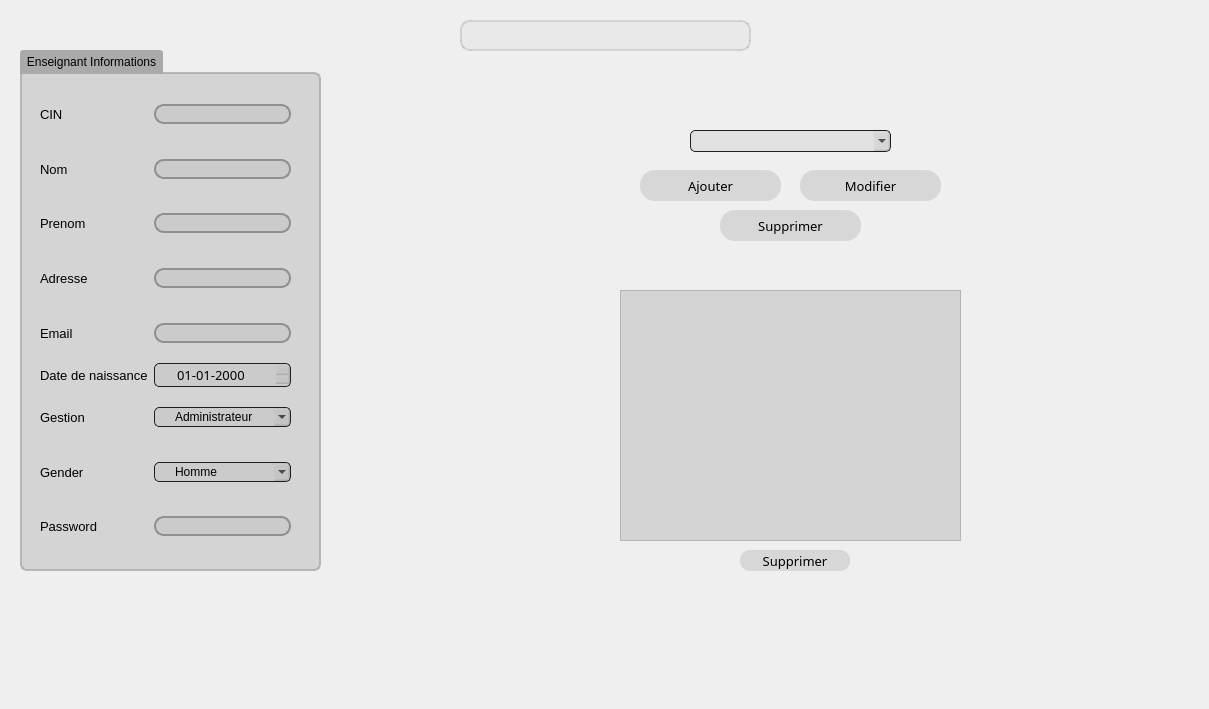
      <widget class="QWidget" name="GestionEns">
       <attribute name="title">
        <string>Gestion</string>
       </attribute>
       <widget class="QGroupBox" name="Enseignant_Infos">
        <property name="geometry">
         <rect>
          <x>20</x>
          <y>50</y>
          <width>301</width>
          <height>521</height>
         </rect>
        </property>
        <property name="styleSheet">
         <string notr="true">QGroupBox {
	background: rgba(170, 170, 170, 100); 
    border: 2px solid;
	border-top-right-radius: 7px;
	border-bottom-right-radius: 7px;
	border-bottom-left-radius: 7px;
    border-color: rgba(170, 170, 170, 200);
    margin-top: 22px;
}
QGroupBox::title  {
    background-color: rgb(170, 170, 170);
    subcontrol-origin: margin;
    subcontrol-position: top left;
    padding: 5px;
	border-top-left-radius: 3px;
	border-top-right-radius: 3px;
}</string>
        </property>
        <property name="title">
         <string>Enseignant Informations</string>
        </property>
        <widget class="QWidget" name="layoutWidget">
         <property name="geometry">
          <rect>
           <x>20</x>
           <y>40</y>
           <width>251</width>
           <height>461</height>
          </rect>
         </property>
         <layout class="QGridLayout" name="Labels_Lines">
          <item row="11" column="1" rowspan="2" colspan="2">
           <widget class="QComboBox" name="Ens_combo_Gestion">
            <property name="styleSheet">
             <string notr="true">QComboBox
{
    subcontrol-origin: padding;
    subcontrol-position: top right;
    selection-background-color: #111;
    selection-color: yellow;
    color: black;
    background-color: rgba(170, 170, 170, 50);
    border-style: solid;
    border: 1px solid #1e1e1e;
    border-radius: 5;
    padding: 1px 0px 1px 20px;
}</string>
            </property>
            <item>
             <property name="text">
              <string>Administrateur</string>
             </property>
            </item>
            <item>
             <property name="text">
              <string>Enseignants</string>
             </property>
            </item>
            <item>
             <property name="text">
              <string>Elèves</string>
             </property>
            </item>
            <item>
             <property name="text">
              <string>Etablissements</string>
             </property>
            </item>
            <item>
             <property name="text">
              <string>Activités</string>
             </property>
            </item>
           </widget>
          </item>
          <item row="2" column="0" rowspan="2">
           <widget class="QLabel" name="Ens_label_Nom">
            <property name="font">
             <font>
              <family>Arial</family>
              <pointsize>10</pointsize>
             </font>
            </property>
            <property name="styleSheet">
             <string notr="true"/>
            </property>
            <property name="text">
             <string>Nom</string>
            </property>
            <property name="alignment">
             <set>Qt::AlignLeading|Qt::AlignLeft|Qt::AlignVCenter</set>
            </property>
           </widget>
          </item>
          <item row="10" column="0">
           <widget class="QLabel" name="Ens_label_DDN">
            <property name="font">
             <font>
              <family>Arial</family>
              <pointsize>10</pointsize>
             </font>
            </property>
            <property name="styleSheet">
             <string notr="true"/>
            </property>
            <property name="text">
             <string>Date de naissance</string>
            </property>
            <property name="alignment">
             <set>Qt::AlignLeading|Qt::AlignLeft|Qt::AlignVCenter</set>
            </property>
           </widget>
          </item>
          <item row="6" column="1" rowspan="2" colspan="2">
           <widget class="QLineEdit" name="Ens_line_Adresse">
            <property name="styleSheet">
             <string notr="true">QLineEdit {
	background-color: rgba(170, 170, 170, 50);
		border: 2px solid rgb(143, 143, 143);
			border-radius: 10px;
}
QLineEdit:hover {
	background-color: rgba(170, 170, 170, 50);
		border: 2px solid rgb(77, 77, 77);
			border-radius: 10px;
}</string>
            </property>
           </widget>
          </item>
          <item row="15" column="1" rowspan="2" colspan="2">
           <widget class="QLineEdit" name="Ens_line_Password">
            <property name="styleSheet">
             <string notr="true">QLineEdit {
	background-color: rgba(170, 170, 170, 50);
		border: 2px solid rgb(143, 143, 143);
			border-radius: 10px;
}
QLineEdit:hover {
	background-color: rgba(170, 170, 170, 50);
		border: 2px solid rgb(77, 77, 77);
			border-radius: 10px;
}</string>
            </property>
            <property name="text">
             <string/>
            </property>
           </widget>
          </item>
          <item row="2" column="1" rowspan="2" colspan="2">
           <widget class="QLineEdit" name="Ens_line_Nom">
            <property name="styleSheet">
             <string notr="true">QLineEdit {
	background-color: rgba(170, 170, 170, 50);
		border: 2px solid rgb(143, 143, 143);
			border-radius: 10px;
}
QLineEdit:hover {
	background-color: rgba(170, 170, 170, 50);
		border: 2px solid rgb(77, 77, 77);
			border-radius: 10px;
}</string>
            </property>
           </widget>
          </item>
          <item row="0" column="1" rowspan="2" colspan="2">
           <widget class="QLineEdit" name="Ens_line_CIN">
            <property name="styleSheet">
             <string notr="true">QLineEdit {
	background-color: rgba(170, 170, 170, 50);
		border: 2px solid rgb(143, 143, 143);
			border-radius: 10px;
}
QLineEdit:hover {
	background-color: rgba(170, 170, 170, 50);
		border: 2px solid rgb(77, 77, 77);
			border-radius: 10px;
}</string>
            </property>
           </widget>
          </item>
          <item row="10" column="1" colspan="2">
           <widget class="QDateEdit" name="Ens_date_DDN">
            <property name="font">
             <font>
              <family>Montserrat Medium</family>
              <pointsize>10</pointsize>
             </font>
            </property>
            <property name="styleSheet">
             <string notr="true">QDateEdit
{
    subcontrol-origin: padding;
    subcontrol-position: top right;
    selection-background-color: #111;
    selection-color: yellow;
    color: black;
    background-color: rgba(170, 170, 170, 50);
    border-style: solid;
    border: 1px solid #1e1e1e;
    border-radius: 5;
    padding: 1px 0px 1px 20px;
}
</string>
            </property>
            <property name="alignment">
             <set>Qt::AlignLeading|Qt::AlignLeft|Qt::AlignVCenter</set>
            </property>
            <property name="displayFormat">
             <string>dd-MM-yyyy</string>
            </property>
           </widget>
          </item>
          <item row="13" column="0" rowspan="2">
           <widget class="QLabel" name="Ens_label_Gender">
            <property name="font">
             <font>
              <family>Arial</family>
              <pointsize>10</pointsize>
             </font>
            </property>
            <property name="styleSheet">
             <string notr="true"/>
            </property>
            <property name="text">
             <string>Gender</string>
            </property>
            <property name="alignment">
             <set>Qt::AlignLeading|Qt::AlignLeft|Qt::AlignVCenter</set>
            </property>
           </widget>
          </item>
          <item row="15" column="0" rowspan="2">
           <widget class="QLabel" name="Ens_label_Password">
            <property name="font">
             <font>
              <family>Arial</family>
              <pointsize>10</pointsize>
             </font>
            </property>
            <property name="styleSheet">
             <string notr="true"/>
            </property>
            <property name="text">
             <string>Password</string>
            </property>
            <property name="alignment">
             <set>Qt::AlignLeading|Qt::AlignLeft|Qt::AlignVCenter</set>
            </property>
           </widget>
          </item>
          <item row="4" column="1" rowspan="2" colspan="2">
           <widget class="QLineEdit" name="Ens_line_Prenom">
            <property name="styleSheet">
             <string notr="true">QLineEdit {
	background-color: rgba(170, 170, 170, 50);
		border: 2px solid rgb(143, 143, 143);
			border-radius: 10px;
}
QLineEdit:hover {
	background-color: rgba(170, 170, 170, 50);
		border: 2px solid rgb(77, 77, 77);
			border-radius: 10px;
}</string>
            </property>
           </widget>
          </item>
          <item row="4" column="0" rowspan="2">
           <widget class="QLabel" name="Ens_label_Prenom">
            <property name="font">
             <font>
              <family>Arial</family>
              <pointsize>10</pointsize>
             </font>
            </property>
            <property name="styleSheet">
             <string notr="true"/>
            </property>
            <property name="text">
             <string>Prenom</string>
            </property>
            <property name="alignment">
             <set>Qt::AlignLeading|Qt::AlignLeft|Qt::AlignVCenter</set>
            </property>
           </widget>
          </item>
          <item row="13" column="1" rowspan="2" colspan="2">
           <widget class="QComboBox" name="Ens_combo_Gender">
            <property name="styleSheet">
             <string notr="true">QComboBox
{
    subcontrol-origin: padding;
    subcontrol-position: top right;
    selection-background-color: #111;
    selection-color: yellow;
    color: black;
    background-color: rgba(170, 170, 170, 50);
    border-style: solid;
    border: 1px solid #1e1e1e;
    border-radius: 5;
    padding: 1px 0px 1px 20px;
}</string>
            </property>
            <item>
             <property name="text">
              <string>Homme</string>
             </property>
            </item>
            <item>
             <property name="text">
              <string>Femme</string>
             </property>
            </item>
            <item>
             <property name="text">
              <string>Autre</string>
             </property>
            </item>
           </widget>
          </item>
          <item row="11" column="0" rowspan="2">
           <widget class="QLabel" name="Ens_label_Gestion">
            <property name="font">
             <font>
              <family>Arial</family>
              <pointsize>10</pointsize>
             </font>
            </property>
            <property name="styleSheet">
             <string notr="true"/>
            </property>
            <property name="text">
             <string>Gestion</string>
            </property>
            <property name="alignment">
             <set>Qt::AlignLeading|Qt::AlignLeft|Qt::AlignVCenter</set>
            </property>
           </widget>
          </item>
          <item row="8" column="1" rowspan="2" colspan="2">
           <widget class="QLineEdit" name="Ens_line_Email">
            <property name="styleSheet">
             <string notr="true">QLineEdit {
	background-color: rgba(170, 170, 170, 50);
		border: 2px solid rgb(143, 143, 143);
			border-radius: 10px;
}
QLineEdit:hover {
	background-color: rgba(170, 170, 170, 50);
		border: 2px solid rgb(77, 77, 77);
			border-radius: 10px;
}</string>
            </property>
            <property name="text">
             <string/>
            </property>
           </widget>
          </item>
          <item row="6" column="0" rowspan="2">
           <widget class="QLabel" name="Ens_label_Adresse">
            <property name="font">
             <font>
              <family>Arial</family>
              <pointsize>10</pointsize>
             </font>
            </property>
            <property name="styleSheet">
             <string notr="true"/>
            </property>
            <property name="text">
             <string>Adresse</string>
            </property>
            <property name="alignment">
             <set>Qt::AlignLeading|Qt::AlignLeft|Qt::AlignVCenter</set>
            </property>
           </widget>
          </item>
          <item row="8" column="0" rowspan="2">
           <widget class="QLabel" name="Ens_label_Email">
            <property name="font">
             <font>
              <family>Arial</family>
              <pointsize>10</pointsize>
             </font>
            </property>
            <property name="styleSheet">
             <string notr="true"/>
            </property>
            <property name="text">
             <string>Email</string>
            </property>
            <property name="alignment">
             <set>Qt::AlignLeading|Qt::AlignLeft|Qt::AlignVCenter</set>
            </property>
           </widget>
          </item>
          <item row="0" column="0" rowspan="2">
           <widget class="QLabel" name="Ens_label_CIN">
            <property name="font">
             <font>
              <family>Arial</family>
              <pointsize>10</pointsize>
             </font>
            </property>
            <property name="styleSheet">
             <string notr="true"/>
            </property>
            <property name="text">
             <string>CIN</string>
            </property>
            <property name="alignment">
             <set>Qt::AlignLeading|Qt::AlignLeft|Qt::AlignVCenter</set>
            </property>
           </widget>
          </item>
         </layout>
        </widget>
       </widget>
       <widget class="QComboBox" name="Ens_combo_CIN">
        <property name="geometry">
         <rect>
          <x>690</x>
          <y>130</y>
          <width>201</width>
          <height>22</height>
         </rect>
        </property>
        <property name="styleSheet">
         <string notr="true">QComboBox
{
    subcontrol-origin: padding;
    subcontrol-position: top right;
    selection-background-color: #111;
    selection-color: yellow;
    color: black;
    background-color: rgba(170, 170, 170, 50);
    border-style: solid;
    border: 1px solid #1e1e1e;
    border-radius: 5;
    padding: 1px 0px 1px 20px;
}</string>
        </property>
       </widget>
       <widget class="QPushButton" name="Ens_push_Ajouter">
        <property name="geometry">
         <rect>
          <x>640</x>
          <y>170</y>
          <width>141</width>
          <height>31</height>
         </rect>
        </property>
        <property name="font">
         <font>
          <family>Montserrat Medium</family>
          <pointsize>10</pointsize>
         </font>
        </property>
        <property name="styleSheet">
         <string notr="true">QPushButton {
background-color:  rgba(170, 170, 170, 90);
border-radius: 15px;
}
QPushButton:hover {
background-color: qlineargradient(spread:pad, x1:0, y1:0, x2:0, y2:1, stop:0  rgba(170, 170, 170, 150), stop:1  rgba(170, 170, 170, 90));
}
</string>
        </property>
        <property name="text">
         <string>Ajouter</string>
        </property>
       </widget>
       <widget class="QPushButton" name="Ens_push_Modifier">
        <property name="geometry">
         <rect>
          <x>800</x>
          <y>170</y>
          <width>141</width>
          <height>31</height>
         </rect>
        </property>
        <property name="font">
         <font>
          <family>Montserrat Medium</family>
          <pointsize>10</pointsize>
         </font>
        </property>
        <property name="styleSheet">
         <string notr="true">QPushButton {
background-color:  rgba(170, 170, 170, 90);
border-radius: 15px;
}
QPushButton:hover {
background-color: qlineargradient(spread:pad, x1:0, y1:0, x2:0, y2:1, stop:0  rgba(170, 170, 170, 150), stop:1  rgba(170, 170, 170, 90));
}
</string>
        </property>
        <property name="text">
         <string>Modifier</string>
        </property>
       </widget>
       <widget class="QPushButton" name="Ens_push_Supprimer">
        <property name="geometry">
         <rect>
          <x>720</x>
          <y>210</y>
          <width>141</width>
          <height>31</height>
         </rect>
        </property>
        <property name="font">
         <font>
          <family>Montserrat Medium</family>
          <pointsize>10</pointsize>
         </font>
        </property>
        <property name="styleSheet">
         <string notr="true">QPushButton {
background-color:  rgba(170, 170, 170, 90);
border-radius: 15px;
}
QPushButton:hover {
background-color: qlineargradient(spread:pad, x1:0, y1:0, x2:0, y2:1, stop:0  rgba(170, 170, 170, 150), stop:1  rgba(170, 170, 170, 90));
}
</string>
        </property>
        <property name="text">
         <string>Supprimer</string>
        </property>
       </widget>
       <widget class="QTextBrowser" name="Ens_textbrowser">
        <property name="geometry">
         <rect>
          <x>620</x>
          <y>290</y>
          <width>341</width>
          <height>251</height>
         </rect>
        </property>
        <property name="styleSheet">
         <string notr="true">background-color:rgba(170, 170, 170, 100);</string>
        </property>
       </widget>
       <widget class="QPushButton" name="Ens_push_SupprimerTextBrowser">
        <property name="geometry">
         <rect>
          <x>740</x>
          <y>550</y>
          <width>110</width>
          <height>21</height>
         </rect>
        </property>
        <property name="font">
         <font>
          <family>Montserrat Medium</family>
          <pointsize>10</pointsize>
         </font>
        </property>
        <property name="styleSheet">
         <string notr="true">QPushButton {
background-color:  rgba(170, 170, 170, 90);
border-radius: 10px;
}
QPushButton:hover {
background-color: qlineargradient(spread:pad, x1:0, y1:0, x2:0, y2:1, stop:0  rgba(170, 170, 170, 150), stop:1  rgba(170, 170, 170, 90));
}
</string>
        </property>
        <property name="text">
         <string>Supprimer</string>
        </property>
       </widget>
       <widget class="QLabel" name="Ens_Label_GestionInfo">
        <property name="geometry">
         <rect>
          <x>460</x>
          <y>20</y>
          <width>291</width>
          <height>31</height>
         </rect>
        </property>
        <property name="font">
         <font>
          <family>Montserrat Medium</family>
          <pointsize>11</pointsize>
         </font>
        </property>
        <property name="styleSheet">
         <string notr="true">background-color: rgba(170, 170, 170, 25);
	border: 2px solid rgba(170, 170, 170, 100);
		border-radius: 10px;


</string>
        </property>
        <property name="text">
         <string/>
        </property>
        <property name="alignment">
         <set>Qt::AlignCenter</set>
        </property>
       </widget>
       <widget class="QLabel" name="background_4">
        <property name="geometry">
         <rect>
          <x>-9</x>
          <y>-36</y>
          <width>1200</width>
          <height>700</height>
         </rect>
        </property>
        <property name="styleSheet">
         <string notr="true">background: url(:/png/resources/background.png)</string>
        </property>
        <property name="text">
         <string/>
        </property>
       </widget>
       <zorder>background_4</zorder>
       <zorder>Enseignant_Infos</zorder>
       <zorder>Ens_combo_CIN</zorder>
       <zorder>Ens_push_Ajouter</zorder>
       <zorder>Ens_push_Modifier</zorder>
       <zorder>Ens_push_Supprimer</zorder>
       <zorder>Ens_textbrowser</zorder>
       <zorder>Ens_push_SupprimerTextBrowser</zorder>
       <zorder>Ens_Label_GestionInfo</zorder>
      </widget>
